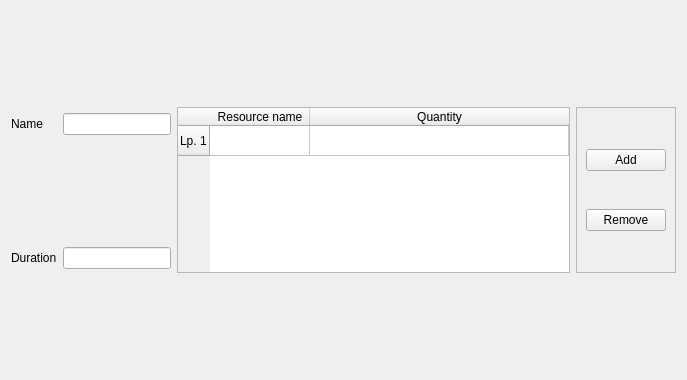
<?xml version="1.0" encoding="UTF-8"?>
<ui version="4.0">
 <class>Form</class>
 <widget class="QWidget" name="Form">
  <property name="geometry">
   <rect>
    <x>0</x>
    <y>0</y>
    <width>687</width>
    <height>380</height>
   </rect>
  </property>
  <property name="windowTitle">
   <string>Form</string>
  </property>
  <layout class="QGridLayout" name="gridLayout">
   <item row="0" column="0">
    <widget class="QLabel" name="label">
     <property name="sizePolicy">
      <sizepolicy hsizetype="Fixed" vsizetype="Fixed">
       <horstretch>0</horstretch>
       <verstretch>0</verstretch>
      </sizepolicy>
     </property>
     <property name="text">
      <string>Name</string>
     </property>
    </widget>
   </item>
   <item row="0" column="1">
    <widget class="QLineEdit" name="lineEdit_2">
     <property name="sizePolicy">
      <sizepolicy hsizetype="Fixed" vsizetype="Fixed">
       <horstretch>0</horstretch>
       <verstretch>0</verstretch>
      </sizepolicy>
     </property>
    </widget>
   </item>
   <item row="0" column="2" rowspan="2">
    <widget class="QTableWidget" name="dailyResources">
     <property name="sizePolicy">
      <sizepolicy hsizetype="Preferred" vsizetype="Expanding">
       <horstretch>0</horstretch>
       <verstretch>0</verstretch>
      </sizepolicy>
     </property>
     <attribute name="horizontalHeaderStretchLastSection">
      <bool>true</bool>
     </attribute>
     <row>
      <property name="text">
       <string>Lp. 1</string>
      </property>
     </row>
     <column>
      <property name="text">
       <string>Resource name</string>
      </property>
     </column>
     <column>
      <property name="text">
       <string>Quantity</string>
      </property>
     </column>
    </widget>
   </item>
   <item row="0" column="3" rowspan="2">
    <widget class="QFrame" name="frame">
     <property name="sizePolicy">
      <sizepolicy hsizetype="Fixed" vsizetype="Preferred">
       <horstretch>0</horstretch>
       <verstretch>0</verstretch>
      </sizepolicy>
     </property>
     <property name="frameShape">
      <enum>QFrame::StyledPanel</enum>
     </property>
     <property name="frameShadow">
      <enum>QFrame::Raised</enum>
     </property>
     <layout class="QVBoxLayout" name="verticalLayout">
      <item>
       <widget class="QPushButton" name="addResources">
        <property name="sizePolicy">
         <sizepolicy hsizetype="Fixed" vsizetype="Fixed">
          <horstretch>0</horstretch>
          <verstretch>0</verstretch>
         </sizepolicy>
        </property>
        <property name="text">
         <string>Add</string>
        </property>
       </widget>
      </item>
      <item>
       <widget class="QPushButton" name="removeResources">
        <property name="sizePolicy">
         <sizepolicy hsizetype="Fixed" vsizetype="Fixed">
          <horstretch>0</horstretch>
          <verstretch>0</verstretch>
         </sizepolicy>
        </property>
        <property name="text">
         <string>Remove</string>
        </property>
       </widget>
      </item>
     </layout>
    </widget>
   </item>
   <item row="1" column="0">
    <widget class="QLabel" name="label_2">
     <property name="sizePolicy">
      <sizepolicy hsizetype="Fixed" vsizetype="Fixed">
       <horstretch>0</horstretch>
       <verstretch>0</verstretch>
      </sizepolicy>
     </property>
     <property name="text">
      <string>Duration</string>
     </property>
    </widget>
   </item>
   <item row="1" column="1">
    <widget class="QLineEdit" name="lineEdit">
     <property name="sizePolicy">
      <sizepolicy hsizetype="Fixed" vsizetype="Fixed">
       <horstretch>0</horstretch>
       <verstretch>0</verstretch>
      </sizepolicy>
     </property>
    </widget>
   </item>
  </layout>
 </widget>
 <resources/>
 <connections/>
</ui>
